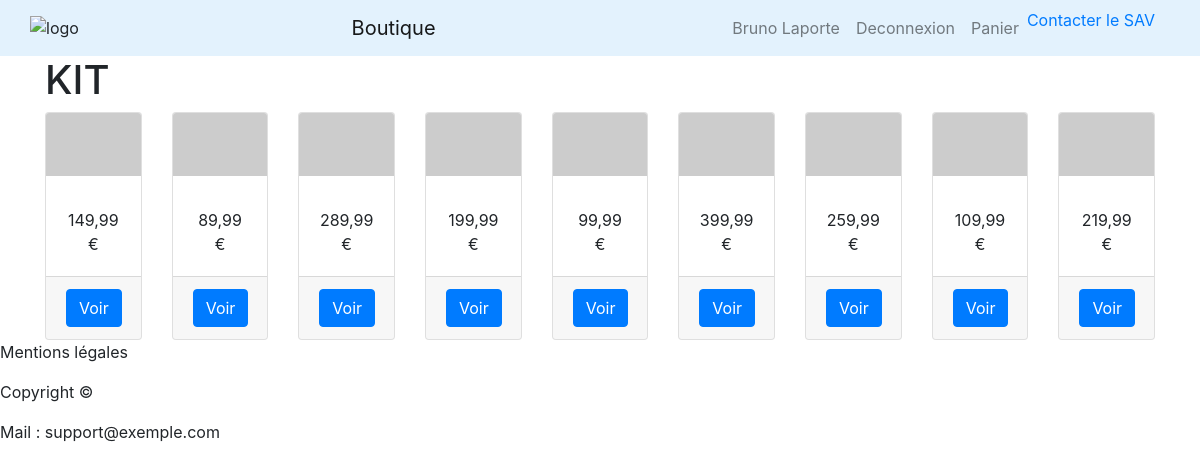
The page /categorie.php?id=2 (signed in) on the database its author committed.
### tables this page shows
CREATE TABLE `t_d_producttype_pty` (
  `PTY_ID` int(11) NOT NULL,
  `PTY_DESCRIPTION` varchar(1024) DEFAULT NULL
);

CREATE TABLE `t_d_product_prd` (
  `PRD_ID` int(11) NOT NULL,
  `SPL_ID` int(11) NOT NULL,
  `PTY_ID` int(11) NOT NULL,
  `PRD_DESCRIPTION` varchar(1024) NOT NULL,
  `PRD_GUARANTEE` smallint(6) NOT NULL,
  `PRD_PICTURE` longtext DEFAULT NULL,
  `PRD_PRICE` decimal(8,2) DEFAULT NULL,
  `PRD_CODE` varchar(45) NOT NULL
);

### Include/fonctions.php (called while the page is built, shortened)
<?php
function prixFR($prix)
{
    return number_format($prix, 2, ',', ' ') . ' €';
}

### categorie.php (the view, shortened to what this page needs)
<?php
require_once __DIR__ . '/include/init.php';
$query = 'SELECT PTY_DESCRIPTION as nom FROM T_D_PRODUCTTYPE_PTY WHERE PTY_ID = ' . (int)$_GET['id'];
$stmt = $pdo->query($query);
$titre = $stmt->fetchColumn();
$query = 'SELECT * FROM T_D_PRODUCT_PRD WHERE PTY_ID = ' . (int)$_GET['id'];
$stmt = $pdo->query($query);
$produits = $stmt->fetchAll();
require __DIR__ . '/layout/top.php';
?>
<h1><?= $titre; ?></h1>
<div class="card-deck">
    <?php
    foreach ($produits as $produit) :
        $src = (!empty($produit['PRD_PICTURE']))
            ? PHOTO_WEB . $produit['PRD_PICTURE']
            : PHOTO_DEFAULT
        ;
    ?>
        <div class="card">
            <img class="card-img-top" src="<?= $src; ?>">
            <div class="card-body">
                <p class="card-text text-center">
                    <?= prixFr($produit['PRD_PRICE']); ?>
                </p>
            </div>
            <div class="card-footer">
                <p class="card-text text-center">
                    <a class="btn btn-primary"
                       href="produit-single.php?id=<?= $produit['PRD_ID'] ?>">
                        Voir
                    </a>
                </p>
            </div>
        </div>
    <?php
    endforeach;
    ?>
</div>
<?php
require __DIR__ . '/layout/bottom.php';
?>

### layout/top.php (style rules this page uses)
.card-img-top { max-width: 150px; margin: 0 auto; }

### rows shown on the page
t_d_producttype_pty: PTY_DESCRIPTION "KIT"
t_d_product_prd: PRD_PRICE "149,99 €"
t_d_product_prd: PRD_PRICE "89,99 €"
t_d_product_prd: PRD_PRICE "289,99 €"
t_d_product_prd: PRD_PRICE "199,99 €"
t_d_product_prd: PRD_PRICE "99,99 €"
t_d_product_prd: PRD_PRICE "399,99 €"
t_d_product_prd: PRD_PRICE "259,99 €"
t_d_product_prd: PRD_PRICE "109,99 €"
t_d_product_prd: PRD_PRICE "219,99 €"

### other values the page prints
getUserFullName() "Bruno Laporte"
